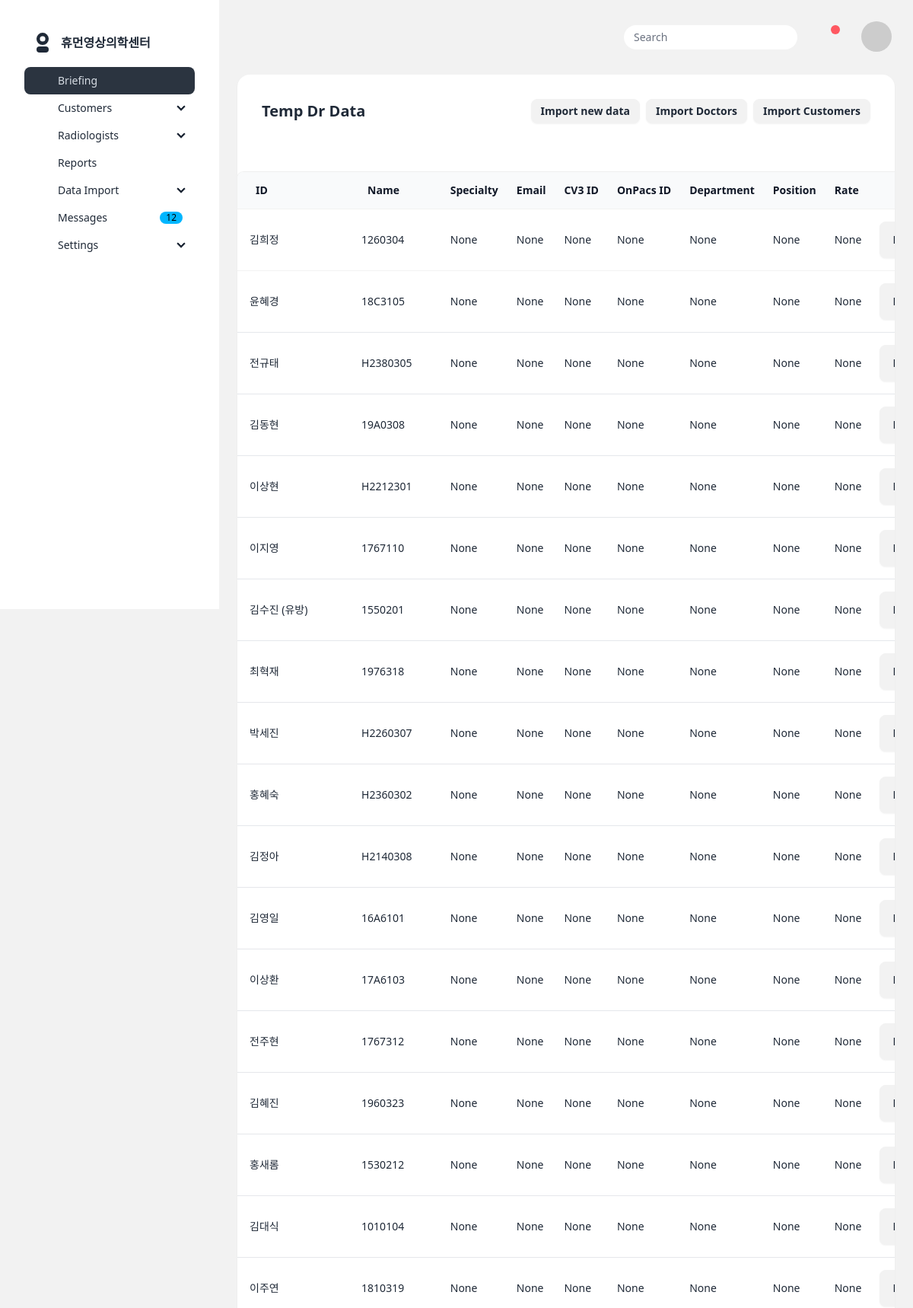
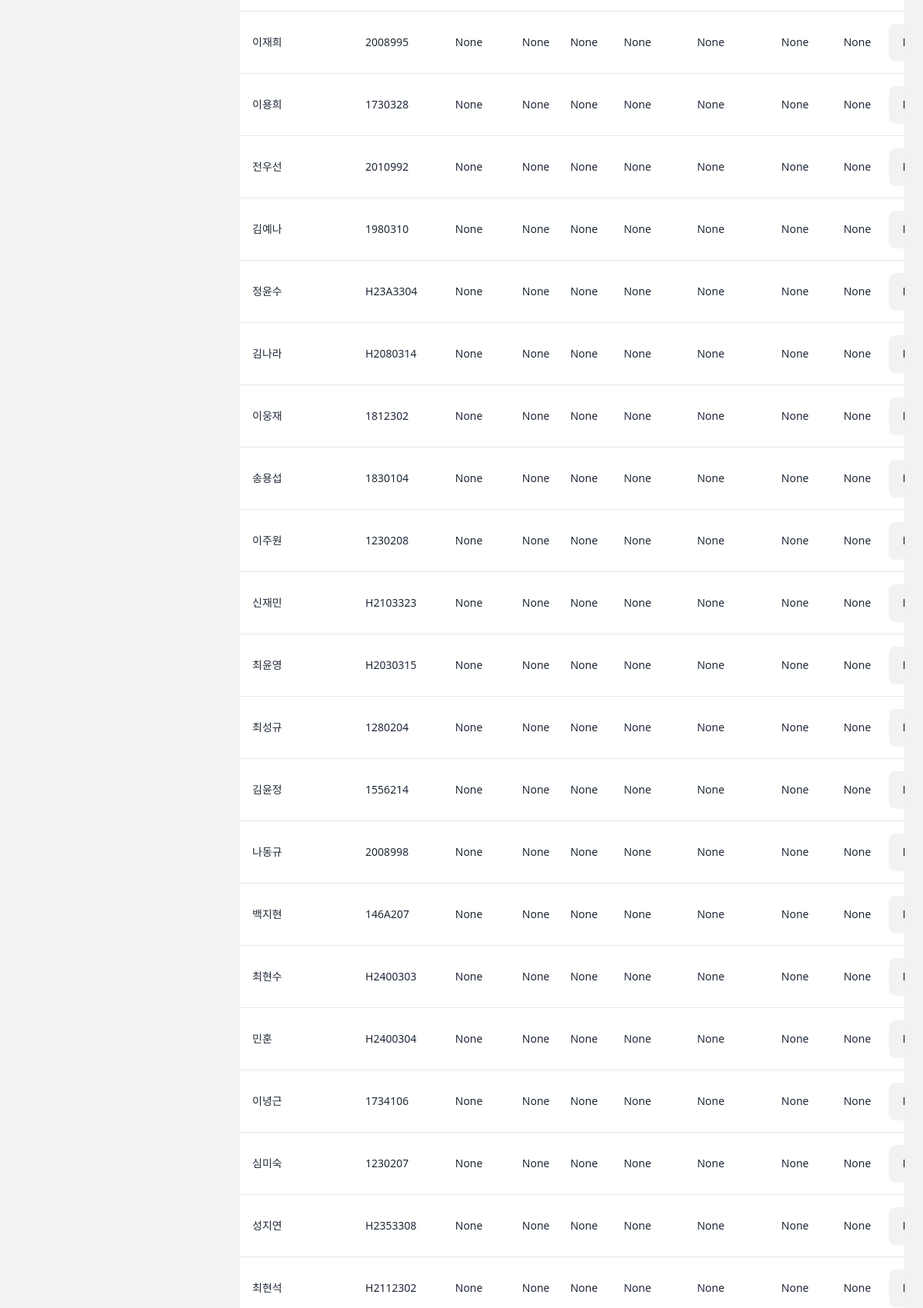
Screenshot of /importdata/temp_doctor/ (upper part) with the database file from the repository (2 pictures, top to bottom).
### importdata/models.py (models this page shows, shortened)
class temp_doctor_table(models.Model):
    name = models.CharField(max_length=50, null=True, blank=True)
    specialty = models.CharField(max_length=50, null=True, blank=True)
    doctor_id = models.CharField(max_length=100, null=True, blank=True)
    email = models.CharField(max_length=100, null=True, blank=True)
    cv3_id = models.CharField(max_length=20, null=True, blank=True)
    onpacs_id = models.CharField(max_length=20, null=True, blank=True)
    department = models.CharField(max_length=20, null=True, blank=True)
    position = models.CharField(max_length=20, null=True, blank=True)
    fee_rate = models.FloatField(null=True, blank=True)

### importdata/views.py (the view)
# urls.py: path("temp_doctor/", views.temp_doctor, name="temp_doctor"),
def temp_doctor(request):
    temp_doctor = temp_doctor_table.objects.all()
    return render(request, "importdata/temp_doctor.html", {"data": temp_doctor})

### templates/importdata/temp_doctor.html (shortened to what this page needs)
{% extends 'app_base.html' %}
{% load custom_filters %}
{% block header %}
    {% include 'app_base_header.html' %}
{% endblock %}
{% block content %}
<section class="card col-span-12 overflow-hidden bg-base-100 shadow-sm xl:col-span-12">
    <div class="card-body grow-0">
        <div class="flex justify-between gap-2">
            <h2 class="card-title grow">
                <a class="link-hover link">Temp Dr Data</a>
            </h2>
            <a href="#"
                hx-get="{% url 'importdata:new_upload' %}"
                hx-trigger="click"
                hx-target="#main_area"
                hx-swap="outerHTML"
                class="btn btn-sm">Import new data</a>
            <a href="{% url 'importdata:initial_dr_data' %}" type="button"  class="btn btn-sm">Import Doctors</a>
            <a href="{% url 'importdata:customer_list_import' %}" type="button"  class="btn btn-sm">Import Customers</a>
        </div>
    </div>
    <div class="space-y-12">
        <div class="mt-8 flow-root">
            <div class="-mx-4 -my-2 overflow-x-auto sm:-mx-6 lg:-mx-8">
                <div class="inline-block min-w-full py-2 align-middle sm:px-6 lg:px-8">
                <div class="overflow-hidden shadow ring-1 ring-black ring-opacity-5 sm:rounded-lg">
                    <table class="table">
                        <thead class="bg-gray-50">
                            <tr>
                                <th scope="col" class="py-3.5 pl-4 pr-3 text-left text-sm font-semibold text-gray-900 sm:pl-6">ID</th>
                                <th scope="col" class="py-3.5 pl-4 pr-3 text-left text-sm font-semibold text-gray-900 sm:pl-6">Name</th>
                                <th scope="col" class="px-3 py-3.5 text-left text-sm font-semibold text-gray-900">Specialty</th>
                                <th scope="col" class="px-3 py-3.5 text-left text-sm font-semibold text-gray-900">Email</th>
                                <th scope="col" class="px-3 py-3.5 text-left text-sm font-semibold text-gray-900">CV3 ID</th>
                                <th scope="col" class="px-3 py-3.5 text-left text-sm font-semibold text-gray-900">OnPacs ID</th>
                                <th scope="col" class="px-3 py-3.5 text-left text-sm font-semibold text-gray-900">Department</th>
                                <th scope="col" class="px-3 py-3.5 text-left text-sm font-semibold text-gray-900">Position</th>
                                <th scope="col" class="px-3 py-3.5 text-left text-sm font-semibold text-gray-900">Rate</th>
                                <th scope="col" class="relative py-3.5 pl-3 pr-4 sm:pr-6">
                                </th>
                            </tr>
                        </thead>
                        <tbody class="divide-y divide-gray-200 bg-white">
                        {% for data in data %}
                            <tr>
                                <td class="whitespace-nowrap py-4 pl-4 ">{{ data.doctor_id }}</td>
                                <td class="whitespace-nowrap py-4 pl-4 ">{{ data.name }}</td>
                                <td class="whitespace-nowrap px-3 py-4 ">{{ data.specialty }}</td>
                                <td class="whitespace-nowrap px-3 py-4 ">{{ data.email }}</td>
                                <td class="whitespace-nowrap px-3 py-4 ">{{ data.cv3_id }}</td>
                                <td class="whitespace-nowrap px-3 py-4 ">{{ data.onpacs_id }}</td>
                                <td class="whitespace-nowrap px-3 py-4 ">{{ data.department }}</td>
                                <td class="whitespace-nowrap px-3 py-4 ">{{ data.position }}</td>
                                <td class="whitespace-nowrap px-3 py-4 ">{{ data.fee_rate }}</td>
                                <td class="relative whitespace-nowrap py-4 pl-3 pr-4 text-right text-sm font-medium sm:pr-6">
                                    <a href="{% url 'importdata:history_delete' data.id %}" class="btn btn-warning">Delete</a>
                                </td>
                            </tr>
                        {% endfor %}
                        </tbody>
                    </table>
                </div>
                </div>
            </div>
        </div>
    </div>
</div>
{% endblock %}
{% block aside %}
	{% include 'app_base_aside.html' %}
{% endblock %}

### rows the page displays
temp_doctor_table: doctor_id "김희정", name "1260304", specialty "None", email "None", cv3_id "None", onpacs_id "None", department "None", position "None", fee_rate "None"
temp_doctor_table: doctor_id "윤혜경", name "18C3105", specialty "None", email "None", cv3_id "None", onpacs_id "None", department "None", position "None", fee_rate "None"
temp_doctor_table: doctor_id "전규태", name "H2380305", specialty "None", email "None", cv3_id "None", onpacs_id "None", department "None", position "None", fee_rate "None"
temp_doctor_table: doctor_id "김동현", name "19A0308", specialty "None", email "None", cv3_id "None", onpacs_id "None", department "None", position "None", fee_rate "None"
temp_doctor_table: doctor_id "이상현", name "H2212301", specialty "None", email "None", cv3_id "None", onpacs_id "None", department "None", position "None", fee_rate "None"
temp_doctor_table: doctor_id "이지영", name "1767110", specialty "None", email "None", cv3_id "None", onpacs_id "None", department "None", position "None", fee_rate "None"
temp_doctor_table: doctor_id "김수진 (유방)", name "1550201", specialty "None", email "None", cv3_id "None", onpacs_id "None", department "None", position "None", fee_rate "None"
temp_doctor_table: doctor_id "최혁재", name "1976318", specialty "None", email "None", cv3_id "None", onpacs_id "None", department "None", position "None", fee_rate "None"
temp_doctor_table: doctor_id "박세진", name "H2260307", specialty "None", email "None", cv3_id "None", onpacs_id "None", department "None", position "None", fee_rate "None"
temp_doctor_table: doctor_id "홍혜숙", name "H2360302", specialty "None", email "None", cv3_id "None", onpacs_id "None", department "None", position "None", fee_rate "None"
temp_doctor_table: doctor_id "김정아", name "H2140308", specialty "None", email "None", cv3_id "None", onpacs_id "None", department "None", position "None", fee_rate "None"
temp_doctor_table: doctor_id "김영일", name "16A6101", specialty "None", email "None", cv3_id "None", onpacs_id "None", department "None", position "None", fee_rate "None"
temp_doctor_table: doctor_id "이상환", name "17A6103", specialty "None", email "None", cv3_id "None", onpacs_id "None", department "None", position "None", fee_rate "None"
temp_doctor_table: doctor_id "전주현", name "1767312", specialty "None", email "None", cv3_id "None", onpacs_id "None", department "None", position "None", fee_rate "None"
temp_doctor_table: doctor_id "김혜진", name "1960323", specialty "None", email "None", cv3_id "None", onpacs_id "None", department "None", position "None", fee_rate "None"
temp_doctor_table: doctor_id "홍새롬", name "1530212", specialty "None", email "None", cv3_id "None", onpacs_id "None", department "None", position "None", fee_rate "None"
temp_doctor_table: doctor_id "김대식", name "1010104", specialty "None", email "None", cv3_id "None", onpacs_id "None", department "None", position "None", fee_rate "None"
temp_doctor_table: doctor_id "이주연", name "1810319", specialty "None", email "None", cv3_id "None", onpacs_id "None", department "None", position "None", fee_rate "None"
temp_doctor_table: doctor_id "이재희", name "2008995", specialty "None", email "None", cv3_id "None", onpacs_id "None", department "None", position "None", fee_rate "None"
temp_doctor_table: doctor_id "이용희", name "1730328", specialty "None", email "None", cv3_id "None", onpacs_id "None", department "None", position "None", fee_rate "None"
temp_doctor_table: doctor_id "전우선", name "2010992", specialty "None", email "None", cv3_id "None", onpacs_id "None", department "None", position "None", fee_rate "None"
temp_doctor_table: doctor_id "김예나", name "1980310", specialty "None", email "None", cv3_id "None", onpacs_id "None", department "None", position "None", fee_rate "None"
temp_doctor_table: doctor_id "정윤수", name "H23A3304", specialty "None", email "None", cv3_id "None", onpacs_id "None", department "None", position "None", fee_rate "None"
temp_doctor_table: doctor_id "김나라", name "H2080314", specialty "None", email "None", cv3_id "None", onpacs_id "None", department "None", position "None", fee_rate "None"
temp_doctor_table: doctor_id "이웅재", name "1812302", specialty "None", email "None", cv3_id "None", onpacs_id "None", department "None", position "None", fee_rate "None"
temp_doctor_table: doctor_id "송용섭", name "1830104", specialty "None", email "None", cv3_id "None", onpacs_id "None", department "None", position "None", fee_rate "None"
temp_doctor_table: doctor_id "이주원", name "1230208", specialty "None", email "None", cv3_id "None", onpacs_id "None", department "None", position "None", fee_rate "None"
temp_doctor_table: doctor_id "신재민", name "H2103323", specialty "None", email "None", cv3_id "None", onpacs_id "None", department "None", position "None", fee_rate "None"
temp_doctor_table: doctor_id "최윤영", name "H2030315", specialty "None", email "None", cv3_id "None", onpacs_id "None", department "None", position "None", fee_rate "None"
temp_doctor_table: doctor_id "최성규", name "1280204", specialty "None", email "None", cv3_id "None", onpacs_id "None", department "None", position "None", fee_rate "None"
temp_doctor_table: doctor_id "김윤정", name "1556214", specialty "None", email "None", cv3_id "None", onpacs_id "None", department "None", position "None", fee_rate "None"
temp_doctor_table: doctor_id "나동규", name "2008998", specialty "None", email "None", cv3_id "None", onpacs_id "None", department "None", position "None", fee_rate "None"
temp_doctor_table: doctor_id "백지현", name "146A207", specialty "None", email "None", cv3_id "None", onpacs_id "None", department "None", position "None", fee_rate "None"
temp_doctor_table: doctor_id "최현수", name "H2400303", specialty "None", email "None", cv3_id "None", onpacs_id "None", department "None", position "None", fee_rate "None"
temp_doctor_table: doctor_id "민훈", name "H2400304", specialty "None", email "None", cv3_id "None", onpacs_id "None", department "None", position "None", fee_rate "None"
temp_doctor_table: doctor_id "이녕근", name "1734106", specialty "None", email "None", cv3_id "None", onpacs_id "None", department "None", position "None", fee_rate "None"
temp_doctor_table: doctor_id "심미숙", name "1230207", specialty "None", email "None", cv3_id "None", onpacs_id "None", department "None", position "None", fee_rate "None"
temp_doctor_table: doctor_id "성지연", name "H2353308", specialty "None", email "None", cv3_id "None", onpacs_id "None", department "None", position "None", fee_rate "None"
temp_doctor_table: doctor_id "최현석", name "H2112302", specialty "None", email "None", cv3_id "None", onpacs_id "None", department "None", position "None", fee_rate "None"
